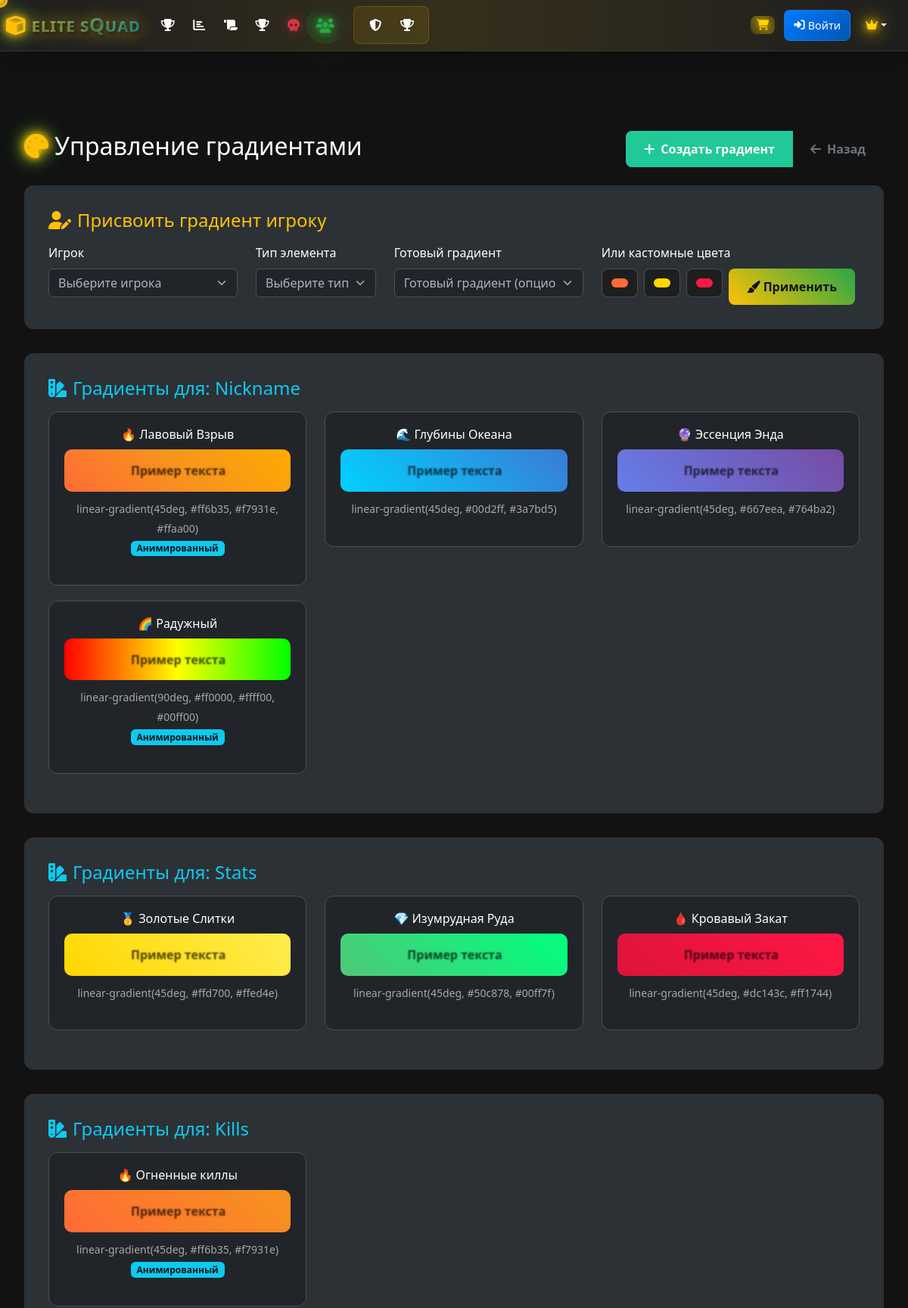
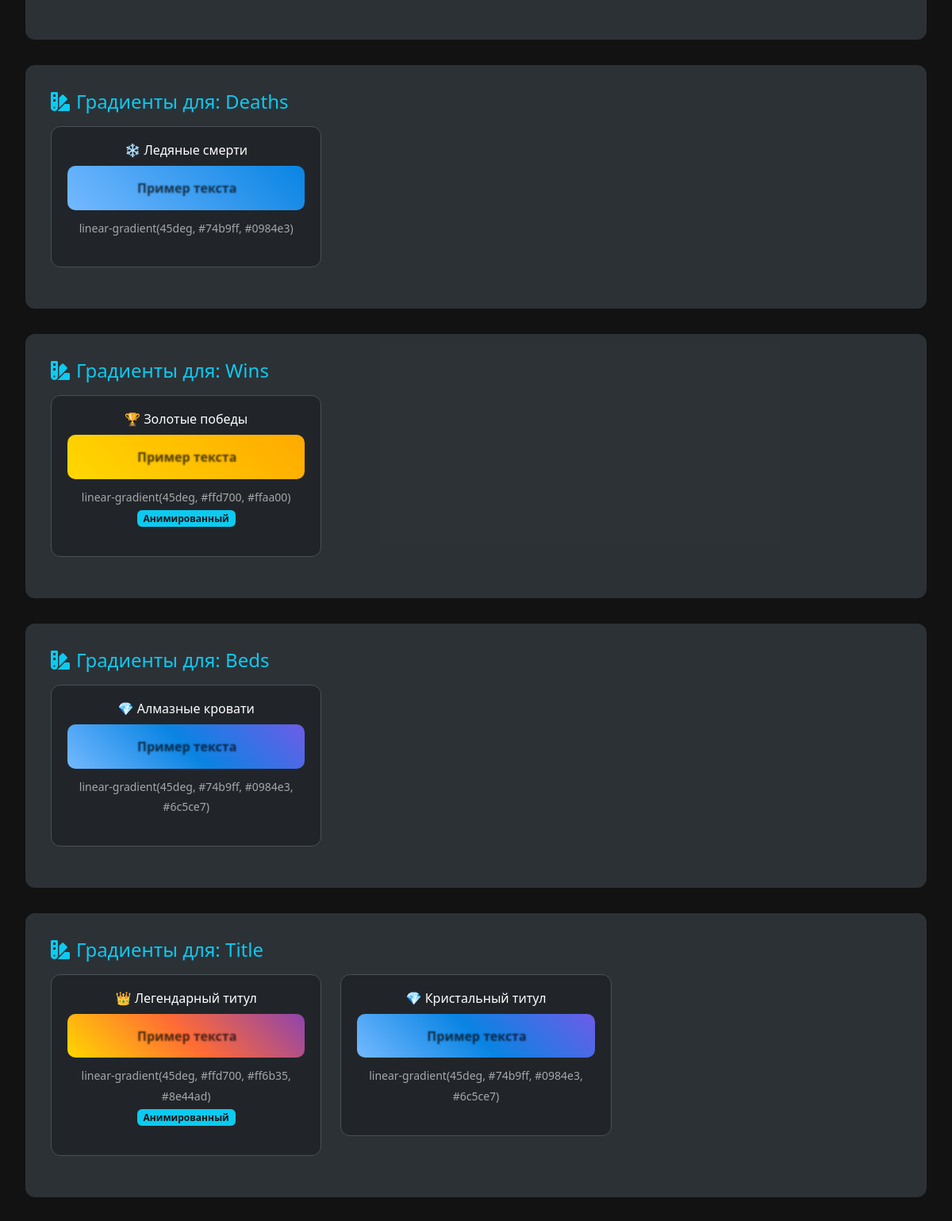
Page /admin/gradients (signed in, upper part) on the committed database (2 pictures, top to bottom).
### models.py (models this page shows, shortened)
class GradientTheme(db.Model):
    id = db.Column(db.Integer, primary_key=True)
    name = db.Column(db.String(50), unique=True, nullable=False)
    display_name = db.Column(db.String(100), nullable=False)
    element_type = db.Column(db.String(30), nullable=False)  # 'nickname', 'stats', 'role', etc.
    color1 = db.Column(db.String(7), nullable=False)  # Hex color
    color2 = db.Column(db.String(7), nullable=False)  # Hex color
    color3 = db.Column(db.String(7), nullable=True)   # Optional third color
    gradient_direction = db.Column(db.String(20), default='45deg')
    animation_enabled = db.Column(db.Boolean, default=False)
    created_at = db.Column(db.DateTime, default=datetime.utcnow)
    @property
    def css_gradient(self):
        if self.color3:
            return f"linear-gradient({self.gradient_direction}, {self.color1}, {self.color2}, {self.color3})"
        return f"linear-gradient({self.gradient_direction}, {self.color1}, {self.color2})"

### routes.py (the view)
@app.route('/admin/gradients')
@admin_required
def admin_gradients():
    try:
        if GradientTheme.query.count() == 0:
            GradientTheme.create_default_themes()
        all_themes = GradientTheme.query.all()
        grouped_themes = {}
        for theme in all_themes:
            if theme.element_type not in grouped_themes:
                grouped_themes[theme.element_type] = []
            grouped_themes[theme.element_type].append(theme)
        players = Player.query.order_by(Player.nickname).all()
        return render_template('admin_gradients.html',
                             grouped_themes=grouped_themes,
                             players=players)
    except Exception as e:
        app.logger.error(f"Error in admin_gradients: {e}")
        flash('Ошибка загрузки градиентов!', 'error')
        return redirect(url_for('admin'))

### routes.py (called while the page is built)
def admin_required(f):
    from functools import wraps
    @wraps(f)
    def decorated_function(*args, **kwargs):
        if not session.get('is_admin', False):
            flash('Доступ запрещен! Требуется авторизация администратора.', 'error')
            return redirect(url_for('login'))
        return f(*args, **kwargs)
    return decorated_function

### templates/admin_gradients.html (shortened to what this page needs)
{% extends "base.html" %}
{% block content %}
<div class="container-fluid py-4">
    <div class="d-flex justify-content-between align-items-center mb-4">
        <h2 class="page-title">
            <i class="fas fa-palette text-warning me-2 glow-effect"></i>Управление градиентами
        </h2>
        <div class="btn-group">
            <button class="btn btn-success" data-bs-target="#createGradientModal" data-bs-toggle="modal">
                <i class="fas fa-plus me-2"></i>Создать градиент
            </button>
            <a href="{{ url_for('admin') }}" class="btn btn-outline-secondary">
                <i class="fas fa-arrow-left me-2"></i>Назад
            </a>
        </div>
    </div>
    <div class="element-type-section">
        <h4 class="text-warning mb-3">
            <i class="fas fa-user-edit me-2"></i>Присвоить градиент игроку
        </h4>
        <form method="POST" action="{{ url_for('assign_gradient') }}">
            <div class="row">
                <div class="col-md-3">
                    <label class="form-label">Игрок</label>
                    <select name="player_id" class="form-select" required>
                        <option value="">Выберите игрока</option>
                    </select>
                </div>
                <div class="col-md-2">
                    <label class="form-label">Тип элемента</label>
                    <select name="element_type" class="form-select" required>
                        <option value="">Выберите тип</option>
                    </select>
                </div>
                <div class="col-md-3">
                    <label class="form-label">Готовый градиент</label>
                    <select name="gradient_theme_id" class="form-select">
                        <option value="">Готовый градиент (опционально)</option>
                    </select>
                </div>
                <div class="col-md-4">
                    <label class="form-label">Или кастомные цвета</label>
                    <div class="d-flex gap-2">
                        <input type="color" class="form-control form-control-color" name="custom_color1" value="#ff6b35" title="Цвет 1">
                        <input type="color" class="form-control form-control-color" name="custom_color2" value="#ffd700" title="Цвет 2">
                        <input type="color" class="form-control form-control-color" name="custom_color3" value="#ff1744" title="Цвет 3 (опционально)">
                        <button type="submit" class="btn btn-warning">
                            <i class="fas fa-paint-brush me-1"></i>Применить
                        </button>
                    </div>
                </div>
            </div>
        </form>
    </div>
    {% for element_type, themes in grouped_themes.items() %}
    <div class="element-type-section">
        <h4 class="text-info mb-3">
            <i class="fas fa-swatchbook me-2"></i>Градиенты для: {{ element_type|title }}
        </h4>
        <div class="row">
            {% for theme in themes %}
            <div class="col-lg-6 col-xl-4">
                <div class="gradient-card">
                    <div class="text-center mb-3">
                        <h6>{{ theme.display_name }}</h6>
                        <div class="gradient-preview {{ 'gradient-animated' if theme.animation_enabled else '' }}"
                             style="background: {{ theme.css_gradient }};">
                            Пример текста
                        </div>
                        <div class="mt-2">
                            <small class="text-muted">{{ theme.css_gradient }}</small>
                        </div>
                        {% if theme.animation_enabled %}
                        <span class="badge bg-info">Анимированный</span>
                        {% endif %}
                    </div>
                </div>
            </div>
            {% endfor %}
        </div>
    </div>
    {% endfor %}
</div>
{% endblock %}

### static/css/critical.css (style rules this page uses)
:root { --primary-green: #28a745; --secondary-green: #20c997; --tertiary-green: #17a2b8; --light-green: #32cd32; --dark-bg: #0a0a0a; --card-bg: rgba(26, 26, 46, 0.9); --text-light: rgba(255, 255, 255, 0.9); --border-color: rgba(255, 255, 255, 0.1); }
body { font-family: 'Segoe UI', Tahoma, Geneva, Verdana, sans-serif; background: linear-gradient(135deg, var(--dark-bg) 0%, #1a1a2e 50%, var(--dark-bg) 100%); color: var(--text-light); margin: 0; padding: 0; min-height: 100vh; }
.container, .container-fluid { max-width: 1200px; margin: 0 auto; padding: 0 1rem; }
.btn { border-radius: 8px; padding: 0.75rem 1.5rem; font-weight: 600; transition: all 0.3s ease; border: none; }
.btn-success { background: var(--secondary-green); color: white; }
.form-control { background: rgba(0, 0, 0, 0.5); border: 1px solid var(--border-color); color: white; border-radius: 8px; padding: 0.75rem; }
.text-center { text-align: center; }
.d-flex { display: flex; }
.align-items-center { align-items: center; }
.justify-content-between { justify-content: space-between; }
.mb-3 { margin-bottom: 1rem; }
.gap-2 { gap: 0.5rem; }

### templates/admin_gradients.html (style rules this page uses)
.gradient-preview { padding: 15px 25px; border-radius: 10px; color: white; font-weight: bold; text-align: center; margin: 10px 0; position: relative; overflow: hidden; text-shadow: 1px 1px 2px rgba(0,0,0,0.7); }
.gradient-animated { background-size: 300% 300%; animation: gradientShift 3s ease-in-out infinite; }
.gradient-card { background: rgba(33, 37, 41, 0.9); border: 1px solid #495057; border-radius: 12px; padding: 20px; margin-bottom: 20px; transition: transform 0.3s ease; }
.element-type-section { background: rgba(52, 58, 64, 0.8); border-radius: 12px; padding: 2rem; margin-bottom: 2rem; }

### rows in the picture
GradientTheme: element_type "Nickname", display_name "🔥 Лавовый Взрыв", css_gradient "linear-gradient(45deg, #ff6b35, #f7931e, #ffaa00)", animation_enabled "Анимированный"
GradientTheme: display_name "🌊 Глубины Океана", css_gradient "linear-gradient(45deg, #00d2ff, #3a7bd5)"
GradientTheme: display_name "🔮 Эссенция Энда", css_gradient "linear-gradient(45deg, #667eea, #764ba2)"
GradientTheme: display_name "🌈 Радужный", css_gradient "linear-gradient(90deg, #ff0000, #ffff00, #00ff00)", animation_enabled "Анимированный"
GradientTheme: element_type "Stats", display_name "🥇 Золотые Слитки", css_gradient "linear-gradient(45deg, #ffd700, #ffed4e)"
GradientTheme: display_name "💎 Изумрудная Руда", css_gradient "linear-gradient(45deg, #50c878, #00ff7f)"
GradientTheme: display_name "🩸 Кровавый Закат", css_gradient "linear-gradient(45deg, #dc143c, #ff1744)"
GradientTheme: element_type "Kills", display_name "🔥 Огненные киллы", css_gradient "linear-gradient(45deg, #ff6b35, #f7931e)", animation_enabled "Анимированный"
GradientTheme: element_type "Deaths", display_name "❄️ Ледяные смерти", css_gradient "linear-gradient(45deg, #74b9ff, #0984e3)"
GradientTheme: element_type "Wins", display_name "🏆 Золотые победы", css_gradient "linear-gradient(45deg, #ffd700, #ffaa00)", animation_enabled "Анимированный"
GradientTheme: element_type "Beds", display_name "💎 Алмазные кровати", css_gradient "linear-gradient(45deg, #74b9ff, #0984e3, #6c5ce7)"
GradientTheme: element_type "Title", display_name "👑 Легендарный титул", css_gradient "linear-gradient(45deg, #ffd700, #ff6b35, #8e44ad)", animation_enabled "Анимированный"
GradientTheme: display_name "💎 Кристальный титул", css_gradient "linear-gradient(45deg, #74b9ff, #0984e3, #6c5ce7)"
